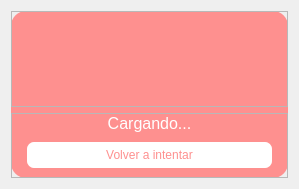
<?xml version="1.0" encoding="UTF-8"?>
<ui version="4.0">
 <class>Form</class>
 <widget class="QWidget" name="Form">
  <property name="geometry">
   <rect>
    <x>0</x>
    <y>0</y>
    <width>299</width>
    <height>189</height>
   </rect>
  </property>
  <property name="windowTitle">
   <string>Form</string>
  </property>
  <layout class="QHBoxLayout" name="horizontalLayout">
   <item>
    <widget class="QStackedWidget" name="state_stacked">
     <property name="styleSheet">
      <string notr="true">#pokemon {

	background-color: qlineargradient(spread:pad, x1:0, y1:0, x2:1, y2:0, stop:0 rgba(97, 97, 97, 255), stop:0.494318 rgba(155, 155, 155, 189));
}</string>
     </property>
     <property name="currentIndex">
      <number>0</number>
     </property>
     <widget class="QWidget" name="loading">
      <property name="styleSheet">
       <string notr="true">#loading {

background-color: #fe908f;

border-radius: 15px;
}</string>
      </property>
      <layout class="QVBoxLayout" name="verticalLayout">
       <property name="leftMargin">
        <number>0</number>
       </property>
       <property name="topMargin">
        <number>0</number>
       </property>
       <property name="rightMargin">
        <number>0</number>
       </property>
       <property name="bottomMargin">
        <number>0</number>
       </property>
       <item>
        <widget class="QFrame" name="frame">
         <property name="frameShape">
          <enum>QFrame::StyledPanel</enum>
         </property>
         <property name="frameShadow">
          <enum>QFrame::Raised</enum>
         </property>
         <layout class="QHBoxLayout" name="horizontalLayout_3">
          <property name="spacing">
           <number>0</number>
          </property>
          <property name="leftMargin">
           <number>0</number>
          </property>
          <property name="topMargin">
           <number>0</number>
          </property>
          <property name="rightMargin">
           <number>0</number>
          </property>
          <property name="bottomMargin">
           <number>0</number>
          </property>
          <item>
           <widget class="QLabel" name="label_loading_animation">
            <property name="text">
             <string/>
            </property>
           </widget>
          </item>
         </layout>
        </widget>
       </item>
       <item>
        <widget class="QFrame" name="frame_2">
         <property name="maximumSize">
          <size>
           <width>16777215</width>
           <height>65</height>
          </size>
         </property>
         <property name="frameShape">
          <enum>QFrame::StyledPanel</enum>
         </property>
         <property name="frameShadow">
          <enum>QFrame::Raised</enum>
         </property>
         <layout class="QVBoxLayout" name="verticalLayout_4">
          <property name="spacing">
           <number>0</number>
          </property>
          <property name="leftMargin">
           <number>15</number>
          </property>
          <property name="topMargin">
           <number>0</number>
          </property>
          <property name="rightMargin">
           <number>15</number>
          </property>
          <property name="bottomMargin">
           <number>0</number>
          </property>
          <item>
           <widget class="QLabel" name="label_loading">
            <property name="text">
             <string>&lt;html&gt;&lt;head/&gt;&lt;body&gt;&lt;p&gt;&lt;span style=&quot; font-size:12pt; color:#ffffff;&quot;&gt;Cargando...&lt;/span&gt;&lt;/p&gt;&lt;/body&gt;&lt;/html&gt;</string>
            </property>
            <property name="alignment">
             <set>Qt::AlignCenter</set>
            </property>
           </widget>
          </item>
          <item>
           <spacer name="verticalSpacer_2">
            <property name="orientation">
             <enum>Qt::Vertical</enum>
            </property>
            <property name="sizeHint" stdset="0">
             <size>
              <width>20</width>
              <height>40</height>
             </size>
            </property>
           </spacer>
          </item>
          <item>
           <widget class="QPushButton" name="btn_retry">
            <property name="styleSheet">
             <string notr="true">#btn_retry {
border: none;
color: #fe908f;
background-color: white;
padding: 6px;
border-radius: 7px;
}</string>
            </property>
            <property name="text">
             <string>Volver a intentar</string>
            </property>
           </widget>
          </item>
          <item>
           <spacer name="verticalSpacer">
            <property name="orientation">
             <enum>Qt::Vertical</enum>
            </property>
            <property name="sizeHint" stdset="0">
             <size>
              <width>20</width>
              <height>40</height>
             </size>
            </property>
           </spacer>
          </item>
         </layout>
        </widget>
       </item>
      </layout>
     </widget>
     <widget class="QWidget" name="pokemon">
      <property name="styleSheet">
       <string notr="true">#pokemon {
background-color: qlineargradient(spread:pad, x1:0, y1:0, x2:1, y2:0, stop:0 rgba(97, 97, 97, 255), stop:0.494318 rgba(155, 155, 155, 189));
border-radius: 16px;
}</string>
      </property>
      <layout class="QVBoxLayout" name="verticalLayout_2">
       <property name="leftMargin">
        <number>0</number>
       </property>
       <property name="topMargin">
        <number>0</number>
       </property>
       <property name="rightMargin">
        <number>0</number>
       </property>
       <property name="bottomMargin">
        <number>0</number>
       </property>
       <item>
        <widget class="QFrame" name="header">
         <property name="maximumSize">
          <size>
           <width>16777215</width>
           <height>52</height>
          </size>
         </property>
         <property name="styleSheet">
          <string notr="true">QLabel {

color: white;
font-size: 20px;
}</string>
         </property>
         <property name="frameShape">
          <enum>QFrame::StyledPanel</enum>
         </property>
         <property name="frameShadow">
          <enum>QFrame::Raised</enum>
         </property>
         <layout class="QHBoxLayout" name="horizontalLayout_4">
          <property name="leftMargin">
           <number>0</number>
          </property>
          <property name="topMargin">
           <number>0</number>
          </property>
          <property name="rightMargin">
           <number>0</number>
          </property>
          <property name="bottomMargin">
           <number>0</number>
          </property>
          <item>
           <widget class="QFrame" name="frame_5">
            <property name="frameShape">
             <enum>QFrame::StyledPanel</enum>
            </property>
            <property name="frameShadow">
             <enum>QFrame::Raised</enum>
            </property>
            <layout class="QHBoxLayout" name="horizontalLayout_6">
             <item>
              <widget class="QLabel" name="label_name">
               <property name="text">
                <string>Nombre</string>
               </property>
               <property name="alignment">
                <set>Qt::AlignCenter</set>
               </property>
              </widget>
             </item>
            </layout>
           </widget>
          </item>
          <item>
           <widget class="QFrame" name="frame_6">
            <property name="frameShape">
             <enum>QFrame::StyledPanel</enum>
            </property>
            <property name="frameShadow">
             <enum>QFrame::Raised</enum>
            </property>
            <layout class="QHBoxLayout" name="horizontalLayout_7">
             <item>
              <spacer name="horizontalSpacer">
               <property name="orientation">
                <enum>Qt::Horizontal</enum>
               </property>
               <property name="sizeType">
                <enum>QSizePolicy::Fixed</enum>
               </property>
               <property name="sizeHint" stdset="0">
                <size>
                 <width>27</width>
                 <height>20</height>
                </size>
               </property>
              </spacer>
             </item>
             <item>
              <widget class="QLabel" name="label_id">
               <property name="text">
                <string>#0001</string>
               </property>
               <property name="alignment">
                <set>Qt::AlignCenter</set>
               </property>
              </widget>
             </item>
            </layout>
           </widget>
          </item>
         </layout>
        </widget>
       </item>
       <item>
        <widget class="QFrame" name="frame_4">
         <property name="frameShape">
          <enum>QFrame::StyledPanel</enum>
         </property>
         <property name="frameShadow">
          <enum>QFrame::Raised</enum>
         </property>
         <layout class="QHBoxLayout" name="horizontalLayout_5">
          <property name="leftMargin">
           <number>0</number>
          </property>
          <property name="topMargin">
           <number>0</number>
          </property>
          <property name="rightMargin">
           <number>0</number>
          </property>
          <property name="bottomMargin">
           <number>0</number>
          </property>
          <item>
           <widget class="QFrame" name="frame_7">
            <property name="sizePolicy">
             <sizepolicy hsizetype="Expanding" vsizetype="Preferred">
              <horstretch>0</horstretch>
              <verstretch>0</verstretch>
             </sizepolicy>
            </property>
            <property name="frameShape">
             <enum>QFrame::StyledPanel</enum>
            </property>
            <property name="frameShadow">
             <enum>QFrame::Raised</enum>
            </property>
            <layout class="QVBoxLayout" name="verticalLayout_3">
             <item>
              <widget class="QPushButton" name="type_1">
               <property name="text">
                <string>PushButton</string>
               </property>
              </widget>
             </item>
             <item>
              <widget class="QPushButton" name="type_2">
               <property name="text">
                <string>PushButton</string>
               </property>
              </widget>
             </item>
            </layout>
           </widget>
          </item>
          <item>
           <widget class="QFrame" name="frame_8">
            <property name="frameShape">
             <enum>QFrame::StyledPanel</enum>
            </property>
            <property name="frameShadow">
             <enum>QFrame::Raised</enum>
            </property>
            <layout class="QHBoxLayout" name="horizontalLayout_8">
             <property name="spacing">
              <number>0</number>
             </property>
             <property name="leftMargin">
              <number>0</number>
             </property>
             <property name="topMargin">
              <number>0</number>
             </property>
             <property name="rightMargin">
              <number>0</number>
             </property>
             <property name="bottomMargin">
              <number>0</number>
             </property>
             <item>
              <widget class="QLabel" name="label_img">
               <property name="maximumSize">
                <size>
                 <width>115</width>
                 <height>115</height>
                </size>
               </property>
               <property name="text">
                <string/>
               </property>
               <property name="pixmap">
                <pixmap>../../resources/images_pokemon/001.png</pixmap>
               </property>
               <property name="scaledContents">
                <bool>true</bool>
               </property>
              </widget>
             </item>
            </layout>
           </widget>
          </item>
         </layout>
        </widget>
       </item>
      </layout>
     </widget>
    </widget>
   </item>
  </layout>
 </widget>
 <resources/>
 <connections/>
</ui>
